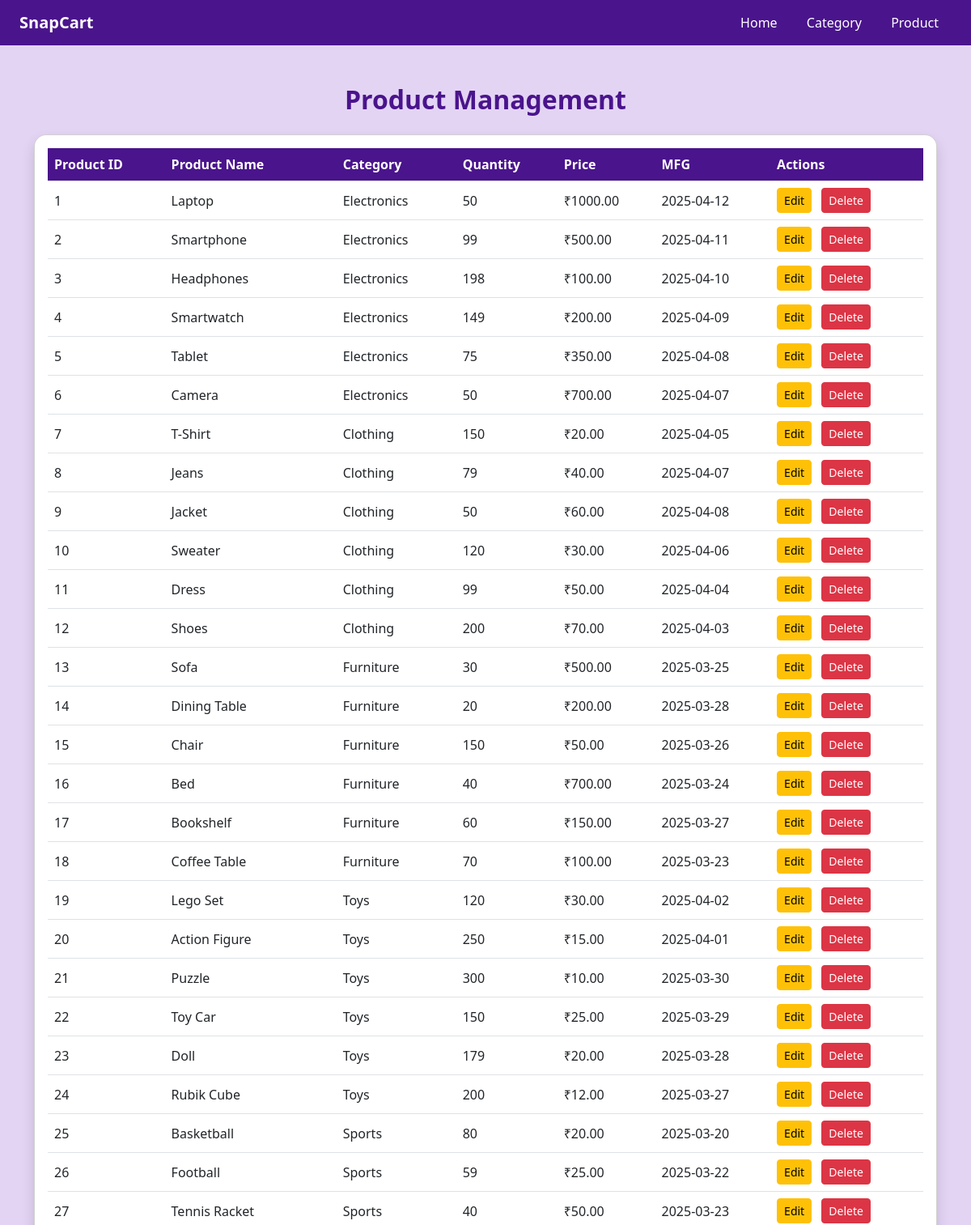
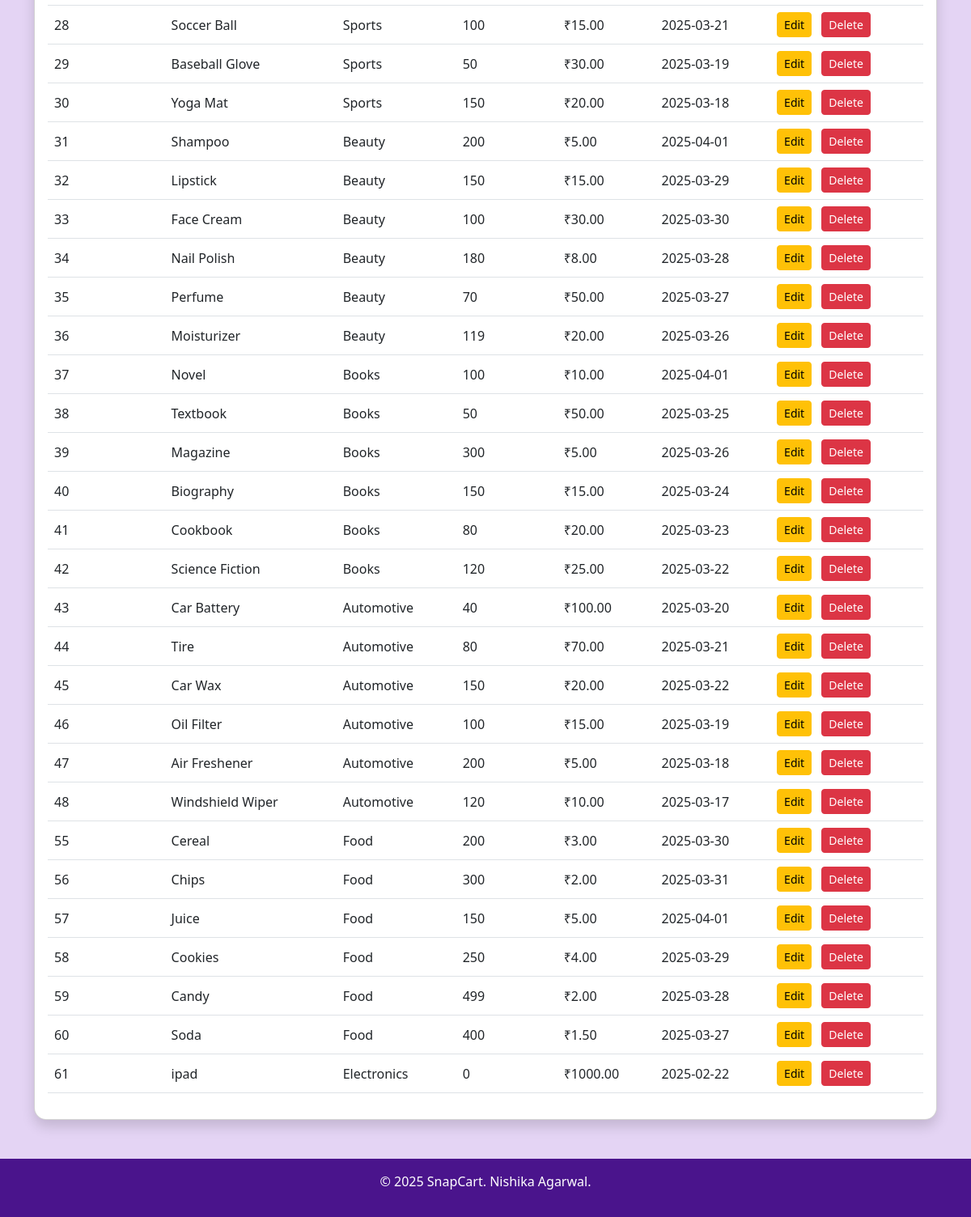
Page /admin_product on the earlier database version (2 pictures, top to bottom).
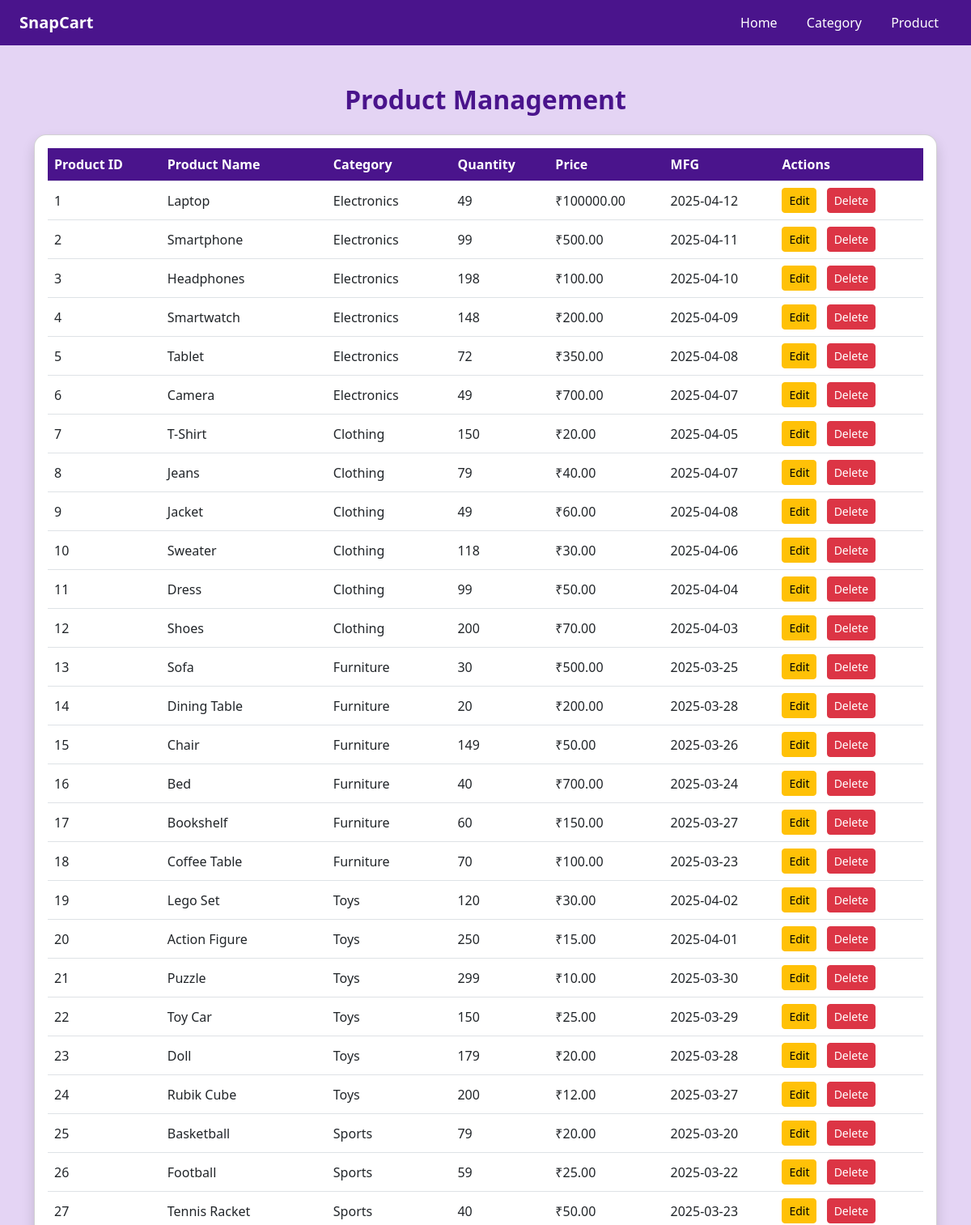
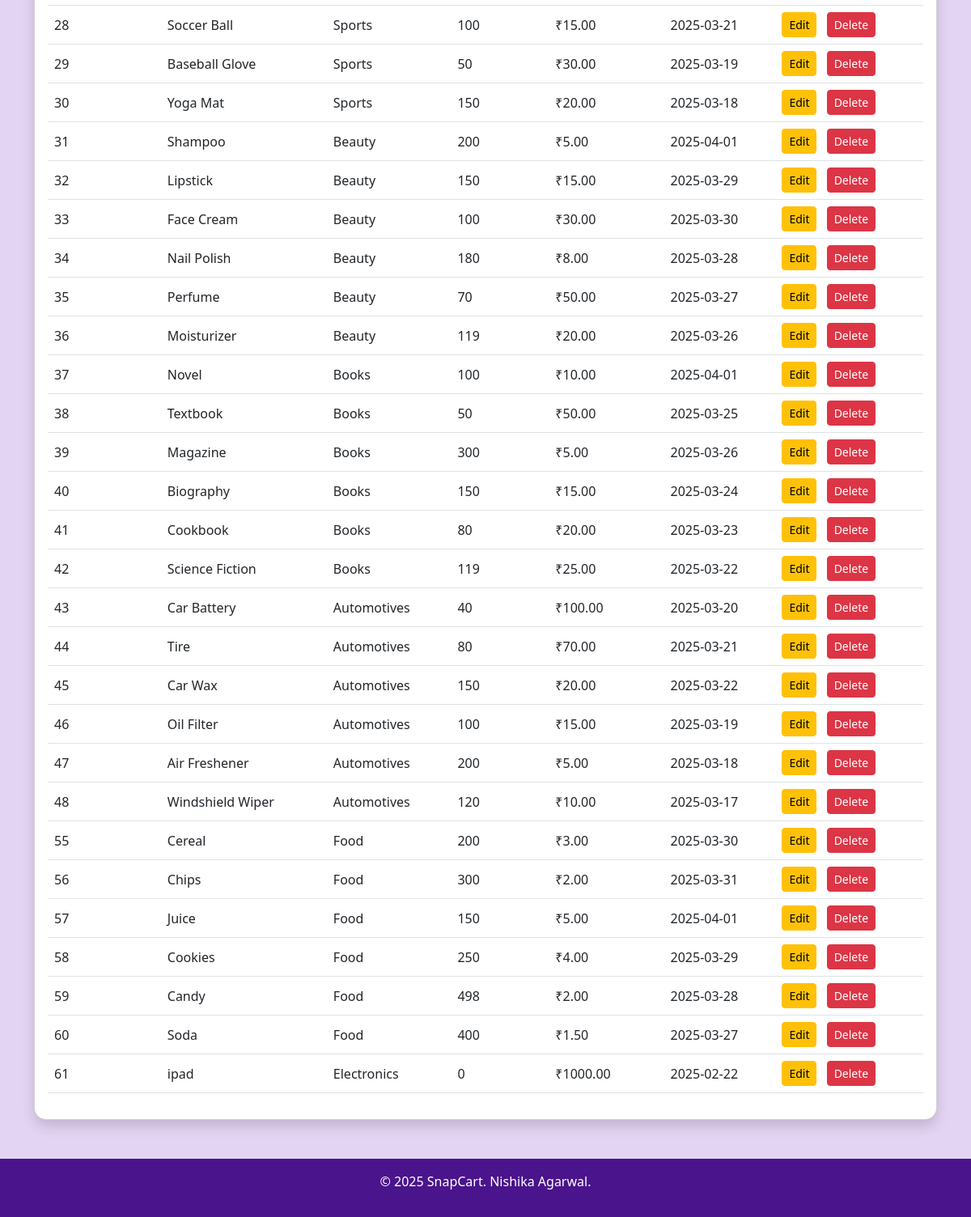
Same page on the later database version (2 pictures, top to bottom).
### models.py (models this page shows)
class Product(db.Model):  # Class names should start with uppercase
    __tablename__ = 'product'
    id = db.Column(db.Integer, primary_key=True)
    name = db.Column(db.String(64), nullable=False)
    price = db.Column(db.Float, nullable=False)
    category_id = db.Column(db.Integer, db.ForeignKey('category.id'), nullable=False)
    quantity = db.Column(db.Integer, nullable=False)
    man_date = db.Column(db.Date, nullable=False)
    category = db.relationship('Category', back_populates='products')

class Category(db.Model):
    __tablename__ = 'category'
    id = db.Column(db.Integer, primary_key=True)
    name = db.Column(db.String(64), nullable=False)
    products = db.relationship('Product', back_populates='category', cascade='all, delete')

### routes.py (the view)
@app.route('/admin_product')
def admin_product():
    products = Product.query.options(db.joinedload(Product.category)).all()
    return render_template('admin/admin_product.html', products=products)

### templates/admin/admin_product.html (shortened to what this page needs)
<!DOCTYPE html>
<html lang="en">
<head>
    <link href="https://cdn.jsdelivr.net/npm/bootstrap@5.3.0/dist/css/bootstrap.min.css" rel="stylesheet">
</head>
<body>
    <nav class="navbar navbar-expand-lg snap-purple px-4">
        <a class="navbar-brand text-white fw-bold">SnapCart</a>
        <div class="ms-auto">
            <a class="nav-link d-inline px-3" href="{{ url_for('admin_home') }}">Home</a>
            <a class="nav-link d-inline px-3" href="{{ url_for('admin_category') }}">Category</a>
            <a class="nav-link d-inline px-3" href="{{ url_for('admin_product') }}">Product</a>
        </div>
    </nav>
    <div class="container py-5">
        <h2 class="text-center mb-4">Product Management</h2>
        <div class="card shadow p-3">
            <div class="table-responsive">
                <table class="table table-hover align-middle">
                    <thead>
                        <tr>
                            <th scope="col">Product ID</th>
                            <th scope="col">Product Name</th>
                            <th scope="col">Category</th>
                            <th scope="col">Quantity</th>
                            <th scope="col">Price</th>
                            <th scope="col">MFG</th>
                            <th scope="col">Actions</th>
                        </tr>
                    </thead>
                    <tbody>
                        {% for product in products %}
                        <tr>
                            <td>{{ product.id }}</td>
                            <td>{{ product.name }}</td>
                            <td>{{ product.category.name }}</td>
                            <td>{{ product.quantity }}</td>
                            <td>₹{{ "%.2f"|format(product.price) }}</td>
                            <td>{{ product.man_date}}</td>
                            <td>
                                <a href="{{ url_for('edit_product', id=product.id, next = 'admin_product' )}}" class="btn btn-sm btn-warning me-2">Edit</a>
                                <a href="{{ url_for('delete_product', id=product.id, next = 'admin_product') }}" class="btn btn-sm btn-danger" onclick="return confirm('Are you sure you want to delete this category?');">Delete</a>
                            </td>
                        </tr>
                        {% else %}
                        <tr>
                            <td colspan="4" class="text-center">No products available.</td>
                        </tr>
                        {% endfor %}
                    </tbody>
                </table>
            </div>
        </div>
    </div>
    <footer>
        <p>&copy; 2025 SnapCart. Nishika Agarwal.</p>
    </footer>
</body>
</html>

### templates/admin/admin_product.html (style rules this page uses)
body { background-color: #e4d4f4; font-family: 'Segoe UI', sans-serif; min-height: 100vh; display: flex; flex-direction: column; }
.snap-purple { background-color: #4a148c; color: white; }
.card { border-radius: 15px; }
.table th { background-color: #4a148c !important; color: white; }
h2 { color: #4a148c; font-weight: 600; }
.nav-link { color: white !important; }
footer { margin-top: auto; background-color: #4a148c; color: white; text-align: center; padding: 1rem 0; }

Differences in the rows shown:
changed Product "Laptop": quantity "50" → "49"; price "1000.00" → "100000.00"
changed Product "Smartwatch": quantity "149" → "148"
changed Product "Tablet": quantity "75" → "72"
changed Product "Camera": quantity "50" → "49"
changed Product "Jacket": quantity "50" → "49"
changed Product "Sweater": quantity "120" → "118"
changed Product "Chair": quantity "150" → "149"
changed Product "Puzzle": quantity "300" → "299"
changed Product "Basketball": quantity "80" → "79"
changed Product "Science Fiction": quantity "120" → "119"
changed through a linked row, Product "Car Battery": category.name "Automotive" → "Automotives"
changed through a linked row, Product "Tire": category.name "Automotive" → "Automotives"
changed through a linked row, Product "Car Wax": category.name "Automotive" → "Automotives"
changed through a linked row, Product "Oil Filter": category.name "Automotive" → "Automotives"
changed through a linked row, Product "Air Freshener": category.name "Automotive" → "Automotives"
changed through a linked row, Product "Windshield Wiper": category.name "Automotive" → "Automotives"
changed Product "Candy": quantity "499" → "498"
